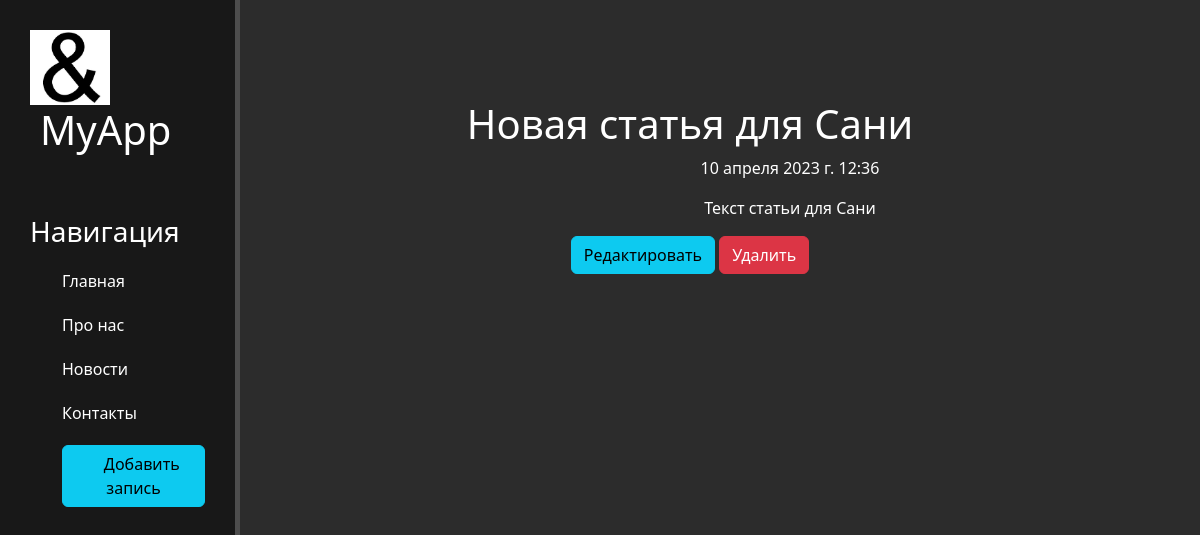
Page /news/11 on the committed database.
### news/models.py (models this page shows, shortened)
class Article(models.Model):
    title = models.CharField('Название', max_length=50, default='Новая статья')
    anons = models.CharField('Анонс', max_length=250, default='Анонс')
    full_text = models.TextField('Статья')
    date = models.DateTimeField('Дата публикации')
    class Meta:
        verbose_name = 'Новость'
        verbose_name_plural = 'Новости'

### news/views.py (the view)
# urls.py: path('<int:pk>', views.NewsDetailViev.as_view(), name='news-detail'),
class NewsDetailViev(DetailView):
    model = Article
    template_name = 'news/details_view.html'
    context_object_name = 'article'

### news/templates/news/details_view.html (shortened to what this page needs)
{% extends 'main/layout.html' %}
{% block content %}
    <div class="features">
        <h1>{{ article.title }}</h1>
        <p>{{ article.date }}</p>
        <p>{{ article.full_text }}</p>
        <a href="{% url 'news-update' article.id %}" class="btn btn-info">Редактировать</a>
        <a href="{% url 'news-delete' article.id %}" class="btn btn-danger">Удалить</a>
    </div>
{% endblock %}

### main/static/main/css/main.css (style rules this page uses)
body { background: #2c2c2c; }
main .features { float: left; color: #fff; margin-top: 100px; text-align: center; width: 75%; }
main .features h1 { size: 50px; }
main .features p { max-width: 400px; margin 20px auto; margin-left: 350px; }

### main/templates/main/layout.html (style rules this page uses)
a { text-decoration: none; }

### rows in the picture
Article: title "Новая статья для Сани", date "10 апреля 2023 г. 12:36", full_text "Текст статьи для Сани"
